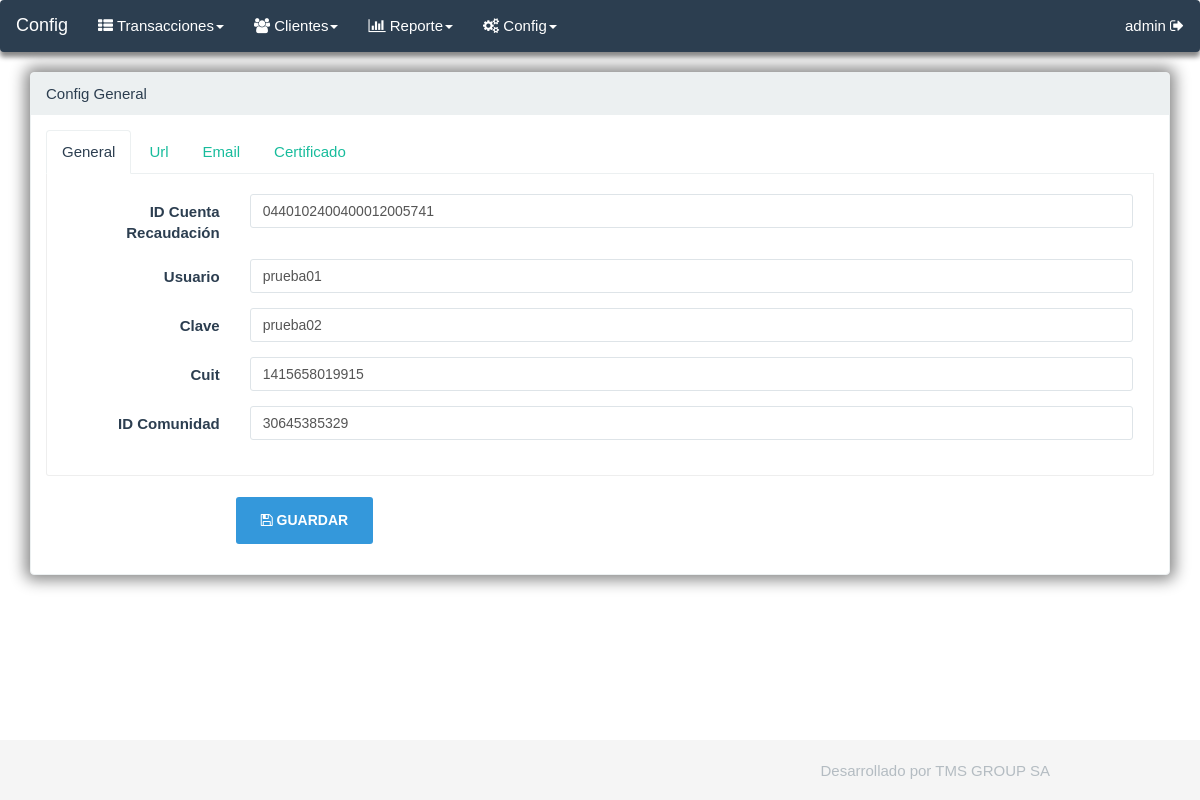
The app's page /views/config_general.php (signed in) with its own data.
### tables this page shows
CREATE TABLE IF NOT EXISTS `config` (
  `id_config` int(11) NOT NULL AUTO_INCREMENT,
  `id_cuentarecaudacion` varchar(64) NOT NULL,
  `Nombre_usuario` varchar(12) NOT NULL,
  `Clave` varchar(12) NOT NULL,
  `cuil` varchar(128) NOT NULL,
  `url_post` varchar(128) NOT NULL,
  `url_reporte` varchar(128) NOT NULL,
  `url_estado_transferencia` varchar(128) NOT NULL,
  `url_estado_incremental` varchar(128) NOT NULL,
  `url_preconfeccion` varchar(128) NOT NULL,
  `url_cierre_comunidad` varchar(128) NOT NULL,
  `url_interbanking` varchar(128) NOT NULL,
  `id_comunidad` varchar(32) NOT NULL,
  `id_config_certificado` int(11) NOT NULL,
  `id_pais` int(11) NOT NULL,
  `certificado` varchar(128) NOT NULL,
  `clave_privada` text NOT NULL,
  `email` varchar(64) NOT NULL,
  `asunto` varchar(128) NOT NULL,
  `firma_email` text NOT NULL,
  `active` int(11) NOT NULL DEFAULT '1',
  PRIMARY KEY (`id_config`)
);

### helpers/h_language.php (called while the page is built, shortened)
<?php
$language['abrir']						= 'Abrir';
$language['alias']						= 'Nombre de fantasía';
$language['alta']						= 'Alta';
$language['archivo']					= 'Archivo';
$language['archivo_delete']				= 'El archivo no se encontraba en el servidor';
$language['apellido']					= 'Apellido';
$language['asunto']						= 'Asunto';
$language['ayuda']						= 'Ayuda';
$language['ayuda_estado']				= 'Filtro por estado de transferencia, si no se coloca el estado, la consulta devuelve todos los estados de las transferencias';
$language['ayuda_importe']				= 'Filtro de Importe, Numérico de 10 enteros y 2 decimales';
$language['ayuda_fecha']				= 'Filtro de Fecha de Concertación';
$language['ayuda_operacion']			= 'Filtro por número de Operación, Alfanumérico de 10 posiciones';
$language['borrar']						= 'Borrar';
$language['buscar']						= 'Buscar';
$language['cadena']						= 'Cadena';
$language['cantidad']					= 'Cantidad';
$language['cerrar']						= 'Cerrar';
$language['certificado']				= 'Certificado';
$language['cierre']						= 'Cierre';
$language['cierre_no']					= 'El cierre no fue confeccionado';
$language['cierre_ok']					= 'Ya se ha realizado el cierre, en este momento las transferencias en estado ´Enviada Banco Credito´ compensan';
$language['clave']						= 'Clave';
$language['clave_privada']				= 'Clave privada';
$language['cliente']					= 'Cliente';
$language['clientes']					= 'Clientes';
$language['comunidad']					= 'Comunidad';
$language['compensacion']				= 'Compensación';
$language['comprobante']				= 'Comprobante';
$language['config']						= 'Config';
$language['confirm_eliminar']			= 'Esta seguro que quiere eliminar el registro?';
$language['confirm_volver']				= '¿Esta seguro? no se guardaran los cambios';
$language['contacto']					= 'Contacto';
$language['control_size']				= 'El archivo pesa más de lo que debería, controlar si todo esta ok';
$language['cuenta']						= 'Cuenta';
$language['cuil']						= 'Cuit';
$language['delete_ok']					= 'El registro se ha dado de baja con éxito';
$language['desarrollado']				= 'Desarrollado por TMS GROUP SA';
$language['descargar']					= 'Descargar';
$language['descripcion']				= 'Descripción';
$language['desde']						= 'Desde';
$language['destinatario']				= 'Destinatario';
$language['detalle']					= 'Detalle';
$language['direccion']					= 'Dirección';
$language['editar']						= 'Editar';
$language['email']						= 'Email';
$language['email_ok']					= 'El email se ha enviado con éxito';
$language['empresa']					= 'Empresa';
$language['enviar']						= 'Enviar';
$language['error_dato']					= 'Error en el dato: ';
$language['estado']						= 'Estado';
$language['extension_error']			= 'La extensión del archivo no es la correcta';
$language['general']					= 'General';
$language['generar_cierre']				= 'Generar cierre';
$language['generar_informe']			= 'Generar informe de interbanking ';
$language['generar_incremental']		= 'Generar incremental de interbanking ';
$language['generar_preconfeccion']		= 'Generar pago';
$language['guardar']					= 'Guardar';
$language['hasta']						= 'Hasta';
$language['id']							= 'ID';
$language['id_cuentarecaudacion']		= 'ID Cuenta Recaudación';

### models/Model.php (called while the page is built, shortened)
<?php
class Model
{
    public function __construct()
    {
    	$this->_db = new mysqli(DB_HOST, DB_USER, DB_PASS, DB_NAME);
    }
}

### models/My_model.php (called while the page is built, shortened)
<?php
include_once('Model.php');
class MY_Model extends Model
{
	protected $_tablename	= '';
	protected $_order		= '';
	function __construct(
				$tablename	= null,
				$id			= null,
				$name		= null,
				$order		= null,
				$data_model	= null
				)
	{
		$this->_tablename	= $tablename;
		$this->_order		= $order;
	}
	public function get_registros($where = NULL)
    {
    	if($where == NULL)
		{
			$consulta = 'SELECT * FROM '.$this->_tablename.' ORDER BY '.$this->_order;
		}
		else
		{
			$consulta = 'SELECT * FROM '.$this->_tablename.' WHERE '.$where.' ORDER BY '.$this->_order;
		}
		$result = $this->_db->query($consulta);
		if($result->num_rows > 0)
		{
			while($row = $result->fetch_array())
			{
				$rows[] = $row;
			}
			return $rows;
		}
		else
		{
			return FALSE;
		}
    }
}

### helpers/h_form.php (called while the page is built, shortened)
<?php
function decrypt($string)
{
	$key	= _COOKIE_KEY_;
	$result = '';
	$string = base64_decode($string);
	for($i=0; $i<strlen($string); $i++)
	{
		$char		= substr($string, $i, 1);
		$keychar	= substr($key, ($i % strlen($key))-1, 1);
		$char		= chr(ord($char)-ord($keychar));
		$result		.= $char;
	}
	return $result;
}

### views/config_general.php (the view, shortened to what this page needs)
<?php
include_once('menu.php');
$config						= new m_config();
$variable = $config->get_registros('active = 1');
foreach ($variable as $row)
{
	$valores = $row;
}
?>
<div class='row'>
	<div class="col-md-12">
		<div class="panel panel-default">
			<div class="panel-heading">
				<?php echo get_panel_heading();	?>
			</div>
			<div class="panel-body">
				<form class="form-horizontal" method="post" onsubmit="return validar_config();">
					<ul class="nav nav-tabs">
						<li class="active"><a href="#tab1" data-toggle="tab"><?php echo $language['general'] ?></a></li>
    					<li><a href="#tab2" data-toggle="tab"><?php echo $language['url'] ?></a></li>
    					<li><a href="#tab3" data-toggle="tab"><?php echo $language['email'] ?></a></li>
    					<li><a href="#tab4" data-toggle="tab"><?php echo $language['certificado'] ?></a></li>
					</ul>
  					<div class="tab-content">
					<div class="tab-pane active" id="tab1">
					<div class="form-group">
						<label class="col-sm-2 control-label">
							<?php echo $language['id_cuentarecaudacion'] ?>
						</label>
						<div class="col-sm-10">
							<input class="form-control" id="id_cuentarecaudacion" name="id_cuentarecaudacion" value="<?php echo decrypt($valores['id_cuentarecaudacion'])?>" required>
						</div>
					</div>
					<div class="form-group">
						<label class="col-sm-2 control-label">
							<?php echo $language['usuario'] ?>
						</label>
						<div class="col-sm-10">
							<input class="form-control" id="Nombre_usuario" name="Nombre_usuario" value="<?php echo decrypt($valores['Nombre_usuario'])?>" required>
						</div>
					</div>
					<div class="form-group">
						<label class="col-sm-2 control-label">
							<?php echo $language['clave'] ?>
						</label>
						<div class="col-sm-10">
							<input class="form-control" id="Clave" name="Clave" value="<?php echo decrypt($valores['Clave'])?>" required>
						</div>
					</div>
					<div class="form-group">
						<label class="col-sm-2 control-label">
							<?php echo $language['cuil'] ?>
						</label>
						<div class="col-sm-10">
							<input class="form-control" id="cuil" name="cuil" value="<?php echo decrypt($valores['cuil'])?>" required>
						</div>
					</div>
					<div class="form-group">
						<label for="inputEmail3" class="col-sm-2 control-label">
							<?php echo $language['id']." ".$language['comunidad'] ?>
						</label>
						<div class="col-sm-10">
							<input class="form-control" id="id_comunidad" name="id_comunidad" value="<?php echo decrypt($valores['id_comunidad'])?>" required>
						</div>
					</div>
					</div>
					</div>
					<br>
					<div class="form-group">
						<div class="col-sm-offset-2 col-sm-10">
							<button type="submit" class="btn btn-info btn-lg" name="guardar" value="<?php echo $valores['id_config']?>">
								<i class="fa fa-floppy-o"></i>
								<?php echo $language['guardar'] ?>
							</button>
						</div>
					</div>
				</form>
			</div>
		</div>
	</div>
</div>
<?php
include_once('footer.php');
?>

### libraries/eden-ui/skins/eden.css (style rules this page uses)
a { color: #18bc9c; text-decoration: none; font-weight: 300; }
ul, ol { margin-top: 0; margin-bottom: 10.5px; }
.btn { font-family: 'Montserrat', sans-serif; -webkit-transition: all 0.2s ease; transition: all 0.2s ease; text-transform: uppercase; font-weight: 700; font-size: 12px; padding: 8.3px 16px; border-radius: 3px; border:0 !important; }
.btn-lg { padding: 14px 25px; font-size: 14px; }
.btn { border: 0; }
.btn-info,.flat-info, .flat-info.btn-bordered:hover { background-color: rgb(52, 152, 219); color: #ffffff; }
.nav-tabs { border-bottom: 1px solid #ecf0f1; }
.nav-tabs > li { float: left; margin-bottom: -1px; }
.nav-tabs > li > a { margin-right: 2px; line-height: 1.42857143; border: 1px solid transparent; border-radius: 4px 4px 0 0; }
.nav-tabs > li.active > a, .nav-tabs > li.active > a:hover, .nav-tabs > li.active > a:focus { color: #2c3e50; background-color: #ffffff; border: 1px solid #ecf0f1; border-bottom-color: transparent; cursor: default; }
.tab-content { padding: 20px; border: 1px solid #eeeeee; border-top: 0; border-bottom-left-radius: 3px; border-bottom-right-radius: 3px; }
.panel { box-shadow: 0px 0px 15px 5px #888888 }
.panel-default { border-color: #ecf0f1; }
.panel-default > .panel-heading { color: #2c3e50; background-color: #ecf0f1; border-color: #ecf0f1; }
.form-control { border-radius: 3px; box-shadow: none; border-color: #dee4e8; }

### records on screen
config: id_cuentarecaudacion "0440102400400012005741", Nombre_usuario "prueba01", Clave "prueba02", cuil "1415658019915", id_comunidad "30645385329"

### other values on screen
$language['config'] "Config"
$language['transacciones'] "Transacciones"
$language['clientes'] "Clientes"
$language['reporte'] "Reporte"
$_SESSION['nombre'] "admin"
get_panel_heading() "Config General"
$language['general'] "General"
$language['url'] "Url"
$language['email'] "Email"
$language['certificado'] "Certificado"
$language['id_cuentarecaudacion'] "ID Cuenta Recaudación"
$language['usuario'] "Usuario"
$language['clave'] "Clave"
$language['cuil'] "Cuit"
$language['id'] "ID"
